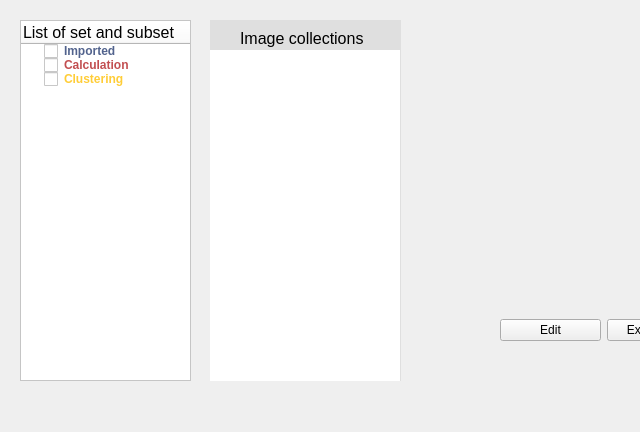
<?xml version="1.0" encoding="UTF-8"?>
<ui version="4.0">
 <class>Form</class>
 <widget class="QWidget" name="Form">
  <property name="geometry">
   <rect>
    <x>0</x>
    <y>0</y>
    <width>640</width>
    <height>432</height>
   </rect>
  </property>
  <property name="windowTitle">
   <string>Form</string>
  </property>
  <widget class="QTreeWidget" name="treeWidget">
   <property name="geometry">
    <rect>
     <x>20</x>
     <y>20</y>
     <width>171</width>
     <height>361</height>
    </rect>
   </property>
   <property name="styleSheet">
    <string notr="true">background-color: rgb(255, 255, 255);</string>
   </property>
   <column>
    <property name="text">
     <string>List of set and subset</string>
    </property>
    <property name="font">
     <font>
      <pointsize>12</pointsize>
      <weight>50</weight>
      <bold>false</bold>
     </font>
    </property>
    <property name="background">
     <color alpha="0">
      <red>0</red>
      <green>0</green>
      <blue>0</blue>
     </color>
    </property>
   </column>
   <item>
    <property name="text">
     <string>Imported</string>
    </property>
    <property name="font">
     <font>
      <weight>75</weight>
      <bold>true</bold>
     </font>
    </property>
    <property name="background">
     <brush brushstyle="NoBrush">
      <color alpha="255">
       <red>0</red>
       <green>0</green>
       <blue>0</blue>
      </color>
     </brush>
    </property>
    <property name="foreground">
     <brush brushstyle="SolidPattern">
      <color alpha="255">
       <red>82</red>
       <green>99</green>
       <blue>141</blue>
      </color>
     </brush>
    </property>
    <property name="checkState">
     <enum>Unchecked</enum>
    </property>
   </item>
   <item>
    <property name="text">
     <string>Calculation</string>
    </property>
    <property name="font">
     <font>
      <weight>75</weight>
      <bold>true</bold>
     </font>
    </property>
    <property name="foreground">
     <brush brushstyle="SolidPattern">
      <color alpha="255">
       <red>194</red>
       <green>78</green>
       <blue>80</blue>
      </color>
     </brush>
    </property>
    <property name="checkState">
     <enum>Unchecked</enum>
    </property>
   </item>
   <item>
    <property name="text">
     <string>Clustering</string>
    </property>
    <property name="font">
     <font>
      <weight>75</weight>
      <bold>true</bold>
     </font>
    </property>
    <property name="foreground">
     <brush brushstyle="SolidPattern">
      <color alpha="255">
       <red>255</red>
       <green>205</green>
       <blue>55</blue>
      </color>
     </brush>
    </property>
    <property name="checkState">
     <enum>Unchecked</enum>
    </property>
   </item>
  </widget>
  <widget class="QWidget" name="widget" native="true">
   <property name="geometry">
    <rect>
     <x>210</x>
     <y>20</y>
     <width>191</width>
     <height>361</height>
    </rect>
   </property>
   <property name="minimumSize">
    <size>
     <width>100</width>
     <height>200</height>
    </size>
   </property>
   <property name="styleSheet">
    <string notr="true">background-color: rgb(223, 223, 223);</string>
   </property>
   <widget class="QLabel" name="label">
    <property name="geometry">
     <rect>
      <x>30</x>
      <y>10</y>
      <width>131</width>
      <height>17</height>
     </rect>
    </property>
    <property name="font">
     <font>
      <pointsize>12</pointsize>
      <weight>50</weight>
      <bold>false</bold>
     </font>
    </property>
    <property name="mouseTracking">
     <bool>false</bool>
    </property>
    <property name="text">
     <string>Image collections</string>
    </property>
   </widget>
   <widget class="QWidget" name="widget_3" native="true">
    <property name="geometry">
     <rect>
      <x>-1</x>
      <y>30</y>
      <width>191</width>
      <height>331</height>
     </rect>
    </property>
    <property name="minimumSize">
     <size>
      <width>50</width>
      <height>100</height>
     </size>
    </property>
    <property name="styleSheet">
     <string notr="true">background-color: rgb(255, 255, 255);</string>
    </property>
   </widget>
  </widget>
  <widget class="QWidget" name="layoutWidget">
   <property name="geometry">
    <rect>
     <x>500</x>
     <y>310</y>
     <width>421</width>
     <height>41</height>
    </rect>
   </property>
   <layout class="QHBoxLayout" name="horizontalLayout">
    <item>
     <widget class="QPushButton" name="pushButton">
      <property name="text">
       <string>Edit</string>
      </property>
     </widget>
    </item>
    <item>
     <widget class="QPushButton" name="pushButton_2">
      <property name="text">
       <string>Export data</string>
      </property>
     </widget>
    </item>
    <item>
     <widget class="QPushButton" name="pushButton_4">
      <property name="text">
       <string>Clustering</string>
      </property>
     </widget>
    </item>
    <item>
     <widget class="QPushButton" name="pushButton_3">
      <property name="text">
       <string>Calculation</string>
      </property>
     </widget>
    </item>
   </layout>
  </widget>
 </widget>
 <resources/>
 <connections/>
</ui>
